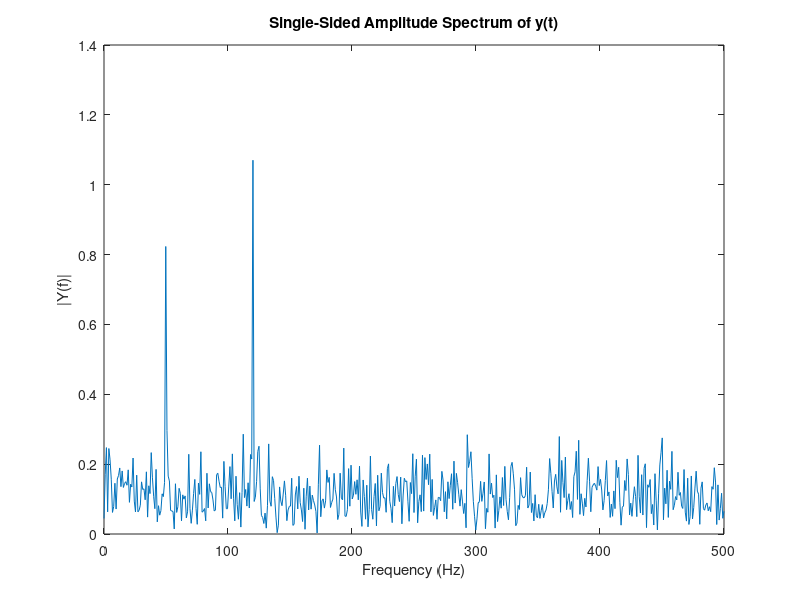

The MATLAB script that drew this image:
clear
Fs = 1000;                    % Sampling frequency
T = 1/Fs;                     % Sample time
L = 1000;                     % Length of signal
t = (0:L-1)*T;                % Time vector
% Sum of a 50 Hz sinusoid and a 120 Hz sinusoid
x = 0.7*sin(2*pi*50*t) + sin(2*pi*120*t); 
y = x + 2*randn(size(t));     % Sinusoids plus noise
plot(Fs*t(1:50),y(1:50))
title('Signal Corrupted with Zero-Mean Random Noise')
xlabel('time (milliseconds)')

NFFT = 2^nextpow2(L); % Next power of 2 from length of y
Y = fft(y,NFFT)/L;
f = Fs/2*linspace(0,1,NFFT/2+1);

% Plot single-sided amplitude spectrum.
plot(f,2*abs(Y(1:NFFT/2+1))) 
title('Single-Sided Amplitude Spectrum of y(t)')
xlabel('Frequency (Hz)')
ylabel('|Y(f)|')